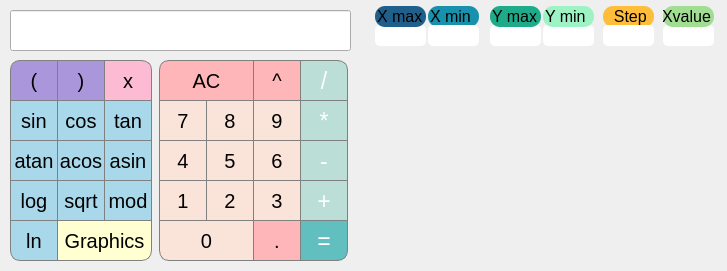
<?xml version="1.0" encoding="UTF-8"?>
<ui version="4.0">
 <class>MainWindow</class>
 <widget class="QMainWindow" name="MainWindow">
  <property name="geometry">
   <rect>
    <x>0</x>
    <y>0</y>
    <width>727</width>
    <height>271</height>
   </rect>
  </property>
  <property name="windowTitle">
   <string>MainWindow</string>
  </property>
  <widget class="QWidget" name="centralwidget">
   <widget class="QLineEdit" name="result">
    <property name="geometry">
     <rect>calculation
      <x>10</x>
      <y>10</y>
      <width>341</width>
      <height>41</height>
     </rect>
    </property>
    <property name="font">
     <font>
      <pointsize>20</pointsize>
     </font>
    </property>
    <property name="layoutDirection">
     <enum>Qt::RightToLeft</enum>
    </property>
    <property name="styleSheet">
     <string notr="true">QLineEdit#lineEdit {
  border-top-right-radius: 10px;
  border-top-left-radius: 10px;
  border-bottom-left-radius: 10px;
  border-bottom-right-radius: 10px;
  
}
</string>
    </property>
    <property name="text">
     <string/>
    </property>
   </widget>
   <widget class="QPushButton" name="pushButton_degree">
    <property name="geometry">
     <rect>
      <x>253</x>
      <y>60</y>
      <width>48</width>
      <height>41</height>
     </rect>
    </property>
    <property name="font">
     <font>
      <pointsize>15</pointsize>
     </font>
    </property>
    <property name="autoFillBackground">
     <bool>false</bool>
    </property>
    <property name="styleSheet">
     <string notr="true">QPushButton {
  background-color: rgb(255, 182, 185);
  border: 1px solid gray;
  color: black
}
QPushButton:pressed {
    background-color: qlineargradient(x1: 0, y1: 0, x2: 0, y2: 1,
                                      stop: 0 #dadbde, stop: 1 #990066);
}</string>
    </property>
    <property name="text">
     <string>^</string>
    </property>
    <property name="default">
     <bool>false</bool>
    </property>
   </widget>
   <widget class="QPushButton" name="pushButton_AC">
    <property name="geometry">
     <rect>
      <x>159</x>
      <y>60</y>
      <width>95</width>
      <height>41</height>
     </rect>
    </property>
    <property name="font">
     <font>
      <pointsize>15</pointsize>
      <italic>false</italic>
      <bold>false</bold>
      <underline>false</underline>
      <strikeout>false</strikeout>
     </font>
    </property>
    <property name="autoFillBackground">
     <bool>false</bool>
    </property>
    <property name="styleSheet">
     <string notr="true">QPushButton {
  background-color: rgb(255, 182, 185);
  border: 1px solid gray;
  border-top-left-radius: 10px;
  color: black
}
QPushButton:pressed {
    background-color: qlineargradient(x1: 0, y1: 0, x2: 0, y2: 1,
                                      stop: 0 #dadbde, stop: 1 #990066);
}</string>
    </property>
    <property name="text">
     <string>AC</string>
    </property>
    <property name="default">
     <bool>false</bool>
    </property>
   </widget>
   <widget class="QPushButton" name="pushButton_9">
    <property name="geometry">
     <rect>
      <x>253</x>
      <y>100</y>
      <width>48</width>
      <height>41</height>
     </rect>
    </property>
    <property name="font">
     <font>
      <pointsize>15</pointsize>
     </font>
    </property>
    <property name="autoFillBackground">
     <bool>false</bool>
    </property>
    <property name="styleSheet">
     <string notr="true">QPushButton {
  background-color: rgb(250, 227, 217);
  color: black; 
  border: 1px solid gray;
}

QPushButton:pressed {
    background-color: qlineargradient(x1: 0, y1: 0, x2: 0, y2: 1,
                                      stop: 0 #dadbde, stop: 1 #990066);
}</string>
    </property>
    <property name="text">
     <string>9</string>
    </property>
    <property name="default">
     <bool>false</bool>
    </property>
   </widget>
   <widget class="QPushButton" name="pushButton_multiply">
    <property name="geometry">
     <rect>
      <x>300</x>
      <y>100</y>
      <width>48</width>
      <height>41</height>
     </rect>
    </property>
    <property name="font">
     <font>
      <pointsize>17</pointsize>
     </font>
    </property>
    <property name="autoFillBackground">
     <bool>false</bool>
    </property>
    <property name="styleSheet">
     <string notr="true">QPushButton {
  background-color: rgb(187, 222, 214);
  color: white; 
  border: 1px solid gray;
}

QPushButton:pressed {
    background-color: qlineargradient(x1: 0, y1: 0, x2: 0, y2: 1,
                                      stop: 0 #dadbde, stop: 1 #990066);
}</string>
    </property>
    <property name="text">
     <string>*</string>
    </property>
    <property name="default">
     <bool>false</bool>
    </property>
   </widget>
   <widget class="QPushButton" name="pushButton_8">
    <property name="geometry">
     <rect>
      <x>206</x>
      <y>100</y>
      <width>48</width>
      <height>41</height>
     </rect>
    </property>
    <property name="font">
     <font>
      <pointsize>15</pointsize>
     </font>
    </property>
    <property name="autoFillBackground">
     <bool>false</bool>
    </property>
    <property name="styleSheet">
     <string notr="true">QPushButton {
  background-color: rgb(250, 227, 217);
  color: black; 
  border: 1px solid gray;
}

QPushButton:pressed {
    background-color: qlineargradient(x1: 0, y1: 0, x2: 0, y2: 1,
                                      stop: 0 #dadbde, stop: 1 #990066);
}</string>
    </property>
    <property name="text">
     <string>8</string>
    </property>
    <property name="default">
     <bool>false</bool>
    </property>
   </widget>
   <widget class="QPushButton" name="pushButton_7">
    <property name="geometry">
     <rect>
      <x>159</x>
      <y>100</y>
      <width>48</width>
      <height>41</height>
     </rect>
    </property>
    <property name="font">
     <font>
      <pointsize>15</pointsize>
     </font>
    </property>
    <property name="autoFillBackground">
     <bool>false</bool>
    </property>
    <property name="styleSheet">
     <string notr="true">QPushButton {
  background-color: rgb(250, 227, 217);
  color: black; 
  border: 1px solid gray;
}

QPushButton:pressed {
    background-color: qlineargradient(x1: 0, y1: 0, x2: 0, y2: 1,
                                      stop: 0 #dadbde, stop: 1 #990066);
}</string>
    </property>
    <property name="text">
     <string>7</string>
    </property>
    <property name="default">
     <bool>false</bool>
    </property>
   </widget>
   <widget class="QPushButton" name="pushButton_subtracting">
    <property name="geometry">
     <rect>
      <x>300</x>
      <y>140</y>
      <width>48</width>
      <height>41</height>
     </rect>
    </property>
    <property name="font">
     <font>
      <pointsize>17</pointsize>
     </font>
    </property>
    <property name="autoFillBackground">
     <bool>false</bool>
    </property>
    <property name="styleSheet">
     <string notr="true">QPushButton {
  background-color: rgb(187, 222, 214);
  color: white; 
  border: 1px solid gray;
}

QPushButton:pressed {
    background-color: qlineargradient(x1: 0, y1: 0, x2: 0, y2: 1,
                                      stop: 0 #dadbde, stop: 1 #990066);
}</string>
    </property>
    <property name="text">
     <string>-</string>
    </property>
    <property name="default">
     <bool>false</bool>
    </property>
   </widget>
   <widget class="QPushButton" name="pushButton_6">
    <property name="geometry">
     <rect>
      <x>253</x>
      <y>140</y>
      <width>48</width>
      <height>41</height>
     </rect>
    </property>
    <property name="font">
     <font>
      <pointsize>15</pointsize>
     </font>
    </property>
    <property name="autoFillBackground">
     <bool>false</bool>
    </property>
    <property name="styleSheet">
     <string notr="true">QPushButton {
  background-color: rgb(250, 227, 217);
  color: black; 
  border: 1px solid gray;
}

QPushButton:pressed {
    background-color: qlineargradient(x1: 0, y1: 0, x2: 0, y2: 1,
                                      stop: 0 #dadbde, stop: 1 #990066);
}</string>
    </property>
    <property name="text">
     <string>6</string>
    </property>
    <property name="default">
     <bool>false</bool>
    </property>
   </widget>
   <widget class="QPushButton" name="pushButton_5">
    <property name="geometry">
     <rect>
      <x>206</x>
      <y>140</y>
      <width>48</width>
      <height>41</height>
     </rect>
    </property>
    <property name="font">
     <font>
      <pointsize>15</pointsize>
     </font>
    </property>
    <property name="autoFillBackground">
     <bool>false</bool>
    </property>
    <property name="styleSheet">
     <string notr="true">QPushButton {
  background-color: rgb(250, 227, 217);
  color: black; 
  border: 1px solid gray;
}

QPushButton:pressed {
    background-color: qlineargradient(x1: 0, y1: 0, x2: 0, y2: 1,
                                      stop: 0 #dadbde, stop: 1 #990066);
}</string>
    </property>
    <property name="text">
     <string>5</string>
    </property>
    <property name="default">
     <bool>false</bool>
    </property>
   </widget>
   <widget class="QPushButton" name="pushButton_4">
    <property name="geometry">
     <rect>
      <x>159</x>
      <y>140</y>
      <width>48</width>
      <height>41</height>
     </rect>
    </property>
    <property name="font">
     <font>
      <pointsize>15</pointsize>
     </font>
    </property>
    <property name="autoFillBackground">
     <bool>false</bool>
    </property>
    <property name="styleSheet">
     <string notr="true">QPushButton {
  background-color: rgb(250, 227, 217);
  color: black; 
  border: 1px solid gray;
}

QPushButton:pressed {
    background-color: qlineargradient(x1: 0, y1: 0, x2: 0, y2: 1,
                                      stop: 0 #dadbde, stop: 1 #990066);
}</string>
    </property>
    <property name="text">
     <string>4</string>
    </property>
    <property name="default">
     <bool>false</bool>
    </property>
   </widget>
   <widget class="QPushButton" name="pushButton_plus">
    <property name="geometry">
     <rect>
      <x>300</x>
      <y>180</y>
      <width>48</width>
      <height>41</height>
     </rect>
    </property>
    <property name="font">
     <font>
      <pointsize>17</pointsize>
     </font>
    </property>
    <property name="autoFillBackground">
     <bool>false</bool>
    </property>
    <property name="styleSheet">
     <string notr="true">QPushButton {
  background-color: rgb(187, 222, 214);
  color: white; 
  border: 1px solid gray;
}

QPushButton:pressed {
    background-color: qlineargradient(x1: 0, y1: 0, x2: 0, y2: 1,
                                      stop: 0 #dadbde, stop: 1 #990066);
}</string>
    </property>
    <property name="text">
     <string>+</string>
    </property>
    <property name="default">
     <bool>false</bool>
    </property>
   </widget>
   <widget class="QPushButton" name="pushButton_3">
    <property name="geometry">
     <rect>
      <x>253</x>
      <y>180</y>
      <width>48</width>
      <height>41</height>
     </rect>
    </property>
    <property name="font">
     <font>
      <pointsize>15</pointsize>
     </font>
    </property>
    <property name="autoFillBackground">
     <bool>false</bool>
    </property>
    <property name="styleSheet">
     <string notr="true">QPushButton {
  background-color: rgb(250, 227, 217);
  color: black; 
  border: 1px solid gray;
}

QPushButton:pressed {
    background-color: qlineargradient(x1: 0, y1: 0, x2: 0, y2: 1,
                                      stop: 0 #dadbde, stop: 1 #990066);
}</string>
    </property>
    <property name="text">
     <string>3</string>
    </property>
    <property name="default">
     <bool>false</bool>
    </property>
   </widget>
   <widget class="QPushButton" name="pushButton_2">
    <property name="geometry">
     <rect>
      <x>206</x>
      <y>180</y>
      <width>48</width>
      <height>41</height>
     </rect>
    </property>
    <property name="font">
     <font>
      <pointsize>15</pointsize>
     </font>
    </property>
    <property name="autoFillBackground">
     <bool>false</bool>
    </property>
    <property name="styleSheet">
     <string notr="true">QPushButton {
  background-color: rgb(250, 227, 217);
  color: black; 
  border: 1px solid gray;
}

QPushButton:pressed {
    background-color: qlineargradient(x1: 0, y1: 0, x2: 0, y2: 1,
                                      stop: 0 #dadbde, stop: 1 #990066);
}</string>
    </property>
    <property name="text">
     <string>2</string>
    </property>
    <property name="default">
     <bool>false</bool>
    </property>
   </widget>
   <widget class="QPushButton" name="pushButton_1">
    <property name="geometry">
     <rect>
      <x>159</x>
      <y>180</y>
      <width>48</width>
      <height>41</height>
     </rect>
    </property>
    <property name="font">
     <font>
      <pointsize>15</pointsize>
      <italic>false</italic>
      <bold>false</bold>
      <kerning>true</kerning>
     </font>
    </property>
    <property name="autoFillBackground">
     <bool>false</bool>
    </property>
    <property name="styleSheet">
     <string notr="true">QPushButton {
  background-color: rgb(250, 227, 217);
  color: black; 
  border: 1px solid gray;
}

QPushButton:pressed {
    background-color: qlineargradient(x1: 0, y1: 0, x2: 0, y2: 1,
                                      stop: 0 #dadbde, stop: 1 #990066);
}</string>
    </property>
    <property name="text">
     <string>1</string>
    </property>
    <property name="default">
     <bool>false</bool>
    </property>
   </widget>
   <widget class="QPushButton" name="pushButton_answer">
    <property name="geometry">
     <rect>
      <x>300</x>
      <y>220</y>
      <width>48</width>
      <height>41</height>
     </rect>
    </property>
    <property name="font">
     <font>
      <pointsize>17</pointsize>
     </font>
    </property>
    <property name="autoFillBackground">
     <bool>false</bool>
    </property>
    <property name="styleSheet">
     <string notr="true">QPushButton {
  background-color: rgb(97, 192, 191);
  color: white; 
  border: 1px solid gray;
  border-bottom-right-radius: 10px;
}

QPushButton:pressed {
    background-color: qlineargradient(x1: 0, y1: 0, x2: 0, y2: 1,
                                      stop: 0 #dadbde, stop: 1 #990066);
}</string>
    </property>
    <property name="text">
     <string>=</string>
    </property>
    <property name="default">
     <bool>false</bool>
    </property>
   </widget>
   <widget class="QPushButton" name="pushButton_dot">
    <property name="geometry">
     <rect>
      <x>253</x>
      <y>220</y>
      <width>48</width>
      <height>41</height>
     </rect>
    </property>
    <property name="font">
     <font>
      <pointsize>15</pointsize>
     </font>
    </property>
    <property name="autoFillBackground">
     <bool>false</bool>
    </property>
    <property name="styleSheet">
     <string notr="true">QPushButton {
  background-color: rgb(255, 182, 185);
  border: 1px solid gray;
  color: black
}
QPushButton:pressed {
    background-color: qlineargradient(x1: 0, y1: 0, x2: 0, y2: 1,
                                      stop: 0 #dadbde, stop: 1 #990066);
}</string>
    </property>
    <property name="text">
     <string>.</string>
    </property>
    <property name="default">
     <bool>false</bool>
    </property>
   </widget>
   <widget class="QPushButton" name="pushButton_0">
    <property name="geometry">
     <rect>
      <x>159</x>
      <y>220</y>
      <width>95</width>
      <height>41</height>
     </rect>
    </property>
    <property name="font">
     <font>
      <pointsize>15</pointsize>
     </font>
    </property>
    <property name="autoFillBackground">
     <bool>false</bool>
    </property>
    <property name="styleSheet">
     <string notr="true">QPushButton {
  background-color:rgb(250, 227, 217);
  color: black; 
  border: 1px solid gray;
  border-bottom-left-radius: 10px;
}

QPushButton:pressed {
    background-color: qlineargradient(x1: 0, y1: 0, x2: 0, y2: 1,
                                      stop: 0 #dadbde, stop: 1 #990066);
}</string>
    </property>
    <property name="text">
     <string>0</string>
    </property>
    <property name="default">
     <bool>false</bool>
    </property>
   </widget>
   <widget class="QPushButton" name="pushButton_atan">
    <property name="geometry">
     <rect>
      <x>10</x>
      <y>140</y>
      <width>48</width>
      <height>41</height>
     </rect>
    </property>
    <property name="font">
     <font>
      <pointsize>15</pointsize>
     </font>
    </property>
    <property name="autoFillBackground">
     <bool>false</bool>
    </property>
    <property name="styleSheet">
     <string notr="true">QPushButton {
  background-color: rgb(168, 216, 234);
  border: 1px solid gray;
  color: black
}

QPushButton:pressed {
    background-color: qlineargradient(x1: 0, y1: 0, x2: 0, y2: 1,
                                      stop: 0 #dadbde, stop: 1 #990066);
}</string>
    </property>
    <property name="text">
     <string>atan</string>
    </property>
    <property name="default">
     <bool>false</bool>
    </property>
   </widget>
   <widget class="QPushButton" name="pushButton_sin">
    <property name="geometry">
     <rect>
      <x>10</x>
      <y>100</y>
      <width>48</width>
      <height>41</height>
     </rect>
    </property>
    <property name="font">
     <font>
      <pointsize>15</pointsize>
     </font>
    </property>
    <property name="autoFillBackground">
     <bool>false</bool>
    </property>
    <property name="styleSheet">
     <string notr="true">QPushButton {
  background-color: rgb(168, 216, 234);
  border: 1px solid gray;
  color: black
}

QPushButton:pressed {
    background-color: qlineargradient(x1: 0, y1: 0, x2: 0, y2: 1,
                                      stop: 0 #dadbde, stop: 1 #990066);
}</string>
    </property>
    <property name="text">
     <string>sin</string>
    </property>
    <property name="default">
     <bool>false</bool>
    </property>
   </widget>
   <widget class="QPushButton" name="pushButton_log">
    <property name="geometry">
     <rect>
      <x>10</x>
      <y>180</y>
      <width>48</width>
      <height>41</height>
     </rect>
    </property>
    <property name="font">
     <font>
      <pointsize>15</pointsize>
      <italic>false</italic>
      <bold>false</bold>
      <kerning>true</kerning>
     </font>
    </property>
    <property name="autoFillBackground">
     <bool>false</bool>
    </property>
    <property name="styleSheet">
     <string notr="true">QPushButton {
  background-color: rgb(168, 216, 234);
  border: 1px solid gray;
  color: black
}

QPushButton:pressed {
    background-color: qlineargradient(x1: 0, y1: 0, x2: 0, y2: 1,
                                      stop: 0 #dadbde, stop: 1 #990066);
}</string>
    </property>
    <property name="text">
     <string>log</string>
    </property>
    <property name="default">
     <bool>false</bool>
    </property>
   </widget>
   <widget class="QPushButton" name="pushButton_sqrt">
    <property name="geometry">
     <rect>
      <x>57</x>
      <y>180</y>
      <width>48</width>
      <height>41</height>
     </rect>
    </property>
    <property name="font">
     <font>
      <pointsize>15</pointsize>
     </font>
    </property>
    <property name="autoFillBackground">
     <bool>false</bool>
    </property>
    <property name="styleSheet">
     <string notr="true">QPushButton {
  background-color:rgb(168, 216, 234);
  border: 1px solid gray;
  color: black
}

QPushButton:pressed {
    background-color: qlineargradient(x1: 0, y1: 0, x2: 0, y2: 1,
                                      stop: 0 #dadbde, stop: 1 #990066);
}</string>
    </property>
    <property name="text">
     <string>sqrt</string>
    </property>
    <property name="default">
     <bool>false</bool>
    </property>
   </widget>
   <widget class="QPushButton" name="pushButton_tan">
    <property name="geometry">
     <rect>
      <x>104</x>
      <y>100</y>
      <width>48</width>
      <height>41</height>
     </rect>
    </property>
    <property name="font">
     <font>
      <pointsize>15</pointsize>
     </font>
    </property>
    <property name="autoFillBackground">
     <bool>false</bool>
    </property>
    <property name="styleSheet">
     <string notr="true">QPushButton {
  background-color: rgb(168, 216, 234);
  border: 1px solid gray;
  color: black
}

QPushButton:pressed {
    background-color: qlineargradient(x1: 0, y1: 0, x2: 0, y2: 1,
                                      stop: 0 #dadbde, stop: 1 #990066);
}</string>
    </property>
    <property name="text">
     <string>tan</string>
    </property>
    <property name="default">
     <bool>false</bool>
    </property>
   </widget>
   <widget class="QPushButton" name="pushButton_rightBracket">
    <property name="geometry">
     <rect>
      <x>57</x>
      <y>60</y>
      <width>48</width>
      <height>41</height>
     </rect>
    </property>
    <property name="font">
     <font>
      <pointsize>15</pointsize>
     </font>
    </property>
    <property name="autoFillBackground">
     <bool>false</bool>
    </property>
    <property name="styleSheet">
     <string notr="true">QPushButton {
  background-color: rgb(170, 150, 218);
  border: 1px solid gray;
  color: black;
}
QPushButton:pressed {
    background-color: qlineargradient(x1: 0, y1: 0, x2: 0, y2: 1,
                                      stop: 0 #dadbde, stop: 1 #990066);
}</string>
    </property>
    <property name="text">
     <string>)</string>
    </property>
    <property name="default">
     <bool>false</bool>
    </property>
   </widget>
   <widget class="QPushButton" name="pushButton_cos">
    <property name="geometry">
     <rect>
      <x>57</x>
      <y>100</y>
      <width>48</width>
      <height>41</height>
     </rect>
    </property>
    <property name="font">
     <font>
      <pointsize>15</pointsize>
     </font>
    </property>
    <property name="autoFillBackground">
     <bool>false</bool>
    </property>
    <property name="styleSheet">
     <string notr="true">QPushButton {
  background-color: rgb(168, 216, 234);
  border: 1px solid gray;
  color: black
}

QPushButton:pressed {
    background-color: qlineargradient(x1: 0, y1: 0, x2: 0, y2: 1,
                                      stop: 0 #dadbde, stop: 1 #990066);
}</string>
    </property>
    <property name="text">
     <string>cos</string>
    </property>
    <property name="default">
     <bool>false</bool>
    </property>
   </widget>
   <widget class="QPushButton" name="pushButton_asin">
    <property name="geometry">
     <rect>
      <x>104</x>
      <y>140</y>
      <width>48</width>
      <height>41</height>
     </rect>
    </property>
    <property name="font">
     <font>
      <pointsize>15</pointsize>
     </font>
    </property>
    <property name="autoFillBackground">
     <bool>false</bool>
    </property>
    <property name="styleSheet">
     <string notr="true">QPushButton {
  background-color: rgb(168, 216, 234);
  border: 1px solid gray;
  color: black
}

QPushButton:pressed {
    background-color: qlineargradient(x1: 0, y1: 0, x2: 0, y2: 1,
                                      stop: 0 #dadbde, stop: 1 #990066);
}</string>
    </property>
    <property name="text">
     <string>asin</string>
    </property>
    <property name="default">
     <bool>false</bool>
    </property>
   </widget>
   <widget class="QPushButton" name="pushButton_acos">
    <property name="geometry">
     <rect>
      <x>57</x>
      <y>140</y>
      <width>48</width>
      <height>41</height>
     </rect>
    </property>
    <property name="font">
     <font>
      <pointsize>15</pointsize>
     </font>
    </property>
    <property name="autoFillBackground">
     <bool>false</bool>
    </property>
    <property name="styleSheet">
     <string notr="true">QPushButton {
  background-color: rgb(168, 216, 234);
  border: 1px solid gray;
  color: black
}

QPushButton:pressed {
    background-color: qlineargradient(x1: 0, y1: 0, x2: 0, y2: 1,
                                      stop: 0 #dadbde, stop: 1 #990066);
}</string>
    </property>
    <property name="text">
     <string>acos</string>
    </property>
    <property name="default">
     <bool>false</bool>
    </property>
   </widget>
   <widget class="QPushButton" name="pushButton_mod">
    <property name="geometry">
     <rect>
      <x>104</x>
      <y>180</y>
      <width>48</width>
      <height>41</height>
     </rect>
    </property>
    <property name="font">
     <font>
      <pointsize>15</pointsize>
     </font>
    </property>
    <property name="autoFillBackground">
     <bool>false</bool>
    </property>
    <property name="styleSheet">
     <string notr="true">QPushButton {
  background-color: rgb(168, 216, 234);
  border: 1px solid gray;
  color: black
}
QPushButton:pressed {
    background-color: qlineargradient(x1: 0, y1: 0, x2: 0, y2: 1,
                                      stop: 0 #dadbde, stop: 1 #990066);
}</string>
    </property>
    <property name="text">
     <string>mod</string>
    </property>
    <property name="default">
     <bool>false</bool>
    </property>
   </widget>
   <widget class="QPushButton" name="pushButton_Graphics">
    <property name="geometry">
     <rect>
      <x>57</x>
      <y>220</y>
      <width>95</width>
      <height>41</height>
     </rect>
    </property>
    <property name="font">
     <font>
      <pointsize>15</pointsize>
     </font>
    </property>
    <property name="autoFillBackground">
     <bool>false</bool>
    </property>
    <property name="styleSheet">
     <string notr="true">QPushButton {
  background-color: rgb(255, 255, 210);
  border: 1px solid gray;
  border-bottom-right-radius: 10px;
  color: black
}
QPushButton:pressed {
    background-color: qlineargradient(x1: 0, y1: 0, x2: 0, y2: 1,
                                      stop: 0 #dadbde, stop: 1 #990066);
}</string>
    </property>
    <property name="text">
     <string>Graphics</string>
    </property>
    <property name="default">
     <bool>false</bool>
    </property>
   </widget>
   <widget class="QPushButton" name="pushButton_ln">
    <property name="geometry">
     <rect>
      <x>10</x>
      <y>220</y>
      <width>48</width>
      <height>41</height>
     </rect>
    </property>
    <property name="font">
     <font>
      <pointsize>15</pointsize>
     </font>
    </property>
    <property name="autoFillBackground">
     <bool>false</bool>
    </property>
    <property name="styleSheet">
     <string notr="true">QPushButton {
  background-color: rgb(168, 216, 234);
  border: 1px solid gray;
  border-bottom-left-radius: 10px;
  color: black
}

QPushButton:pressed {
    background-color: qlineargradient(x1: 0, y1: 0, x2: 0, y2: 1,
                                      stop: 0 #dadbde, stop: 1 #990066);
}</string>
    </property>
    <property name="text">
     <string>ln</string>
    </property>
    <property name="default">
     <bool>false</bool>
    </property>
   </widget>
   <widget class="QPushButton" name="pushButton_x">
    <property name="geometry">
     <rect>
      <x>104</x>
      <y>60</y>
      <width>48</width>
      <height>41</height>
     </rect>
    </property>
    <property name="font">
     <font>
      <pointsize>15</pointsize>
     </font>
    </property>
    <property name="autoFillBackground">
     <bool>false</bool>
    </property>
    <property name="styleSheet">
     <string notr="true">QPushButton {
  background-color: rgb(252, 186, 211);
  border: 1px solid gray;
  border-top-right-radius: 10px;
  color: black
}
QPushButton:pressed {
    background-color: qlineargradient(x1: 0, y1: 0, x2: 0, y2: 1,
                                      stop: 0 #dadbde, stop: 1 #990066);
}</string>
    </property>
    <property name="text">
     <string>x</string>
    </property>
    <property name="default">
     <bool>false</bool>
    </property>
   </widget>
   <widget class="QPushButton" name="pushButton_leftBracket">
    <property name="geometry">
     <rect>
      <x>10</x>
      <y>60</y>
      <width>48</width>
      <height>41</height>
     </rect>
    </property>
    <property name="font">
     <font>
      <pointsize>15</pointsize>
     </font>
    </property>
    <property name="autoFillBackground">
     <bool>false</bool>
    </property>
    <property name="styleSheet">
     <string notr="true">QPushButton {
  background-color: rgb(170, 150, 218);
  border: 1px solid gray;
  border-top-left-radius: 10px;
  color: black
}
QPushButton:pressed {
    background-color: qlineargradient(x1: 0, y1: 0, x2: 0, y2: 1,
                                      stop: 0 #dadbde, stop: 1 #990066);
}</string>
    </property>
    <property name="text">
     <string>(</string>
    </property>
    <property name="default">
     <bool>false</bool>
    </property>
   </widget>
   <widget class="QPushButton" name="pushButton_division">
    <property name="geometry">
     <rect>
      <x>300</x>
      <y>60</y>
      <width>48</width>
      <height>41</height>
     </rect>
    </property>
    <property name="font">
     <font>
      <pointsize>17</pointsize>
     </font>
    </property>
    <property name="autoFillBackground">
     <bool>false</bool>
    </property>
    <property name="styleSheet">
     <string notr="true">QPushButton {
  background-color: rgb(187, 222, 214);
  color: white; 
  border: 1px solid gray;
  border-top-right-radius: 10px;
}

QPushButton:pressed {
    background-color: qlineargradient(x1: 0, y1: 0, x2: 0, y2: 1,
                                      stop: 0 #dadbde, stop: 1 #990066);
}</string>
    </property>
    <property name="text">
     <string>/</string>
    </property>
    <property name="default">
     <bool>false</bool>
    </property>
   </widget>
   <widget class="QCustomPlot" name="widget" native="true">
    <property name="geometry">
     <rect>
      <x>375</x>
      <y>57</y>
      <width>339</width>
      <height>201</height>
     </rect>
    </property>
    <property name="styleSheet">
     <string notr="true"/>
    </property>
   </widget>
   <widget class="QLineEdit" name="lineEdit_xMax">
    <property name="geometry">
     <rect>
      <x>375</x> 
      <y>25</y>
      <width>51</width>
      <height>21</height>
     </rect>
    </property>
    <property name="styleSheet">
     <string notr="true">  border-top-right-radius: 5px;
  border-top-left-radius: 5px;
  border-bottom-left-radius: 5px;
  border-bottom-right-radius: 5px;</string>
    </property>
   </widget>
   <widget class="QLineEdit" name="lineText_xMax">
    <property name="enabled">
     <bool>true</bool>
    </property>
    <property name="geometry">
     <rect>
      <x>375</x>
      <y>6</y>
      <width>51</width>
      <height>21</height>
     </rect>
    </property>
    <property name="font">
     <font>
      <pointsize>12</pointsize>
      <kerning>true</kerning>
     </font>
    </property>
    <property name="styleSheet">
     <string notr="true">background-color: rgba(31, 95, 139, 1.000);
  border-top-right-radius: 10px;
  border-top-left-radius: 10px;
  border-bottom-left-radius: 10px;
  border-bottom-right-radius: 10px;</string>
    </property>
    <property name="text">
     <string>X max</string>
    </property>
   </widget>
   <widget class="QLineEdit" name="lineText_xMin">
    <property name="enabled">
     <bool>true</bool>
    </property>
    <property name="geometry">
     <rect>
      <x>428</x>
      <y>6</y>
      <width>51</width>
      <height>21</height>
     </rect>
    </property>
    <property name="font">
     <font>
      <pointsize>12</pointsize>
      <kerning>true</kerning>
     </font>
    </property>
    <property name="styleSheet">
     <string notr="true">background-color: rgba(24, 145, 172, 1.000);
  border-top-right-radius: 10px;
  border-top-left-radius: 10px;
  border-bottom-left-radius: 10px;
  border-bottom-right-radius: 10px;</string>
    </property>
    <property name="text">
     <string>X min</string>
    </property>
   </widget>
   <widget class="QLineEdit" name="lineEdit_xMin">
    <property name="geometry">
     <rect>
      <x>428</x>
      <y>25</y>
      <width>51</width>
      <height>21</height>
     </rect>
    </property>
    <property name="styleSheet">
     <string notr="true">  border-top-right-radius: 5px;
  border-top-left-radius: 5px;
  border-bottom-left-radius: 5px;
  border-bottom-right-radius: 5px;</string>
    </property>
   </widget>
   <widget class="QLineEdit" name="lineEdit_yMin">
    <property name="geometry">
     <rect>
      <x>543</x>
      <y>25</y>
      <width>51</width>
      <height>21</height>
     </rect>
    </property>
    <property name="styleSheet">
     <string notr="true">  border-top-right-radius: 5px;
  border-top-left-radius: 5px;
  border-bottom-left-radius: 5px;
  border-bottom-right-radius: 5px;</string>
    </property>
   </widget>
   <widget class="QLineEdit" name="lineEdit_yMax">
    <property name="geometry">
     <rect>
      <x>490</x>
      <y>25</y>
      <width>51</width>
      <height>21</height>
     </rect>
    </property>
    <property name="styleSheet">
     <string notr="true">  border-top-right-radius: 5px;
  border-top-left-radius: 5px;
  border-bottom-left-radius: 5px;
  border-bottom-right-radius: 5px;</string>
    </property>
   </widget>
   <widget class="QLineEdit" name="lineText_yMin">
    <property name="enabled">
     <bool>true</bool>
    </property>
    <property name="geometry">
     <rect>
      <x>543</x>
      <y>6</y>
      <width>51</width>
      <height>21</height>
     </rect>
    </property>
    <property name="font">
     <font>
      <pointsize>12</pointsize>
      <kerning>true</kerning>
     </font>
    </property>
    <property name="styleSheet">
     <string notr="true">background-color: rgba(157, 243, 196, 1.000);
  border-top-right-radius: 10px;
  border-top-left-radius: 10px;
  border-bottom-left-radius: 10px;
  border-bottom-right-radius: 10px;</string>
    </property>
    <property name="text">
     <string>Y min</string>
    </property>
   </widget>
   <widget class="QLineEdit" name="lineText_yMax">
    <property name="enabled">
     <bool>true</bool>
    </property>
    <property name="geometry">
     <rect>
      <x>490</x>
      <y>6</y>
      <width>51</width>
      <height>21</height>
     </rect>
    </property>
    <property name="font">
     <font>
      <pointsize>12</pointsize>
      <kerning>true</kerning>
     </font>
    </property>
    <property name="styleSheet">
     <string notr="true">background-color: rgba(31, 171, 137, 1.000);
  border-top-right-radius: 10px;
  border-top-left-radius: 10px;
  border-bottom-left-radius: 10px;
  border-bottom-right-radius: 10px;</string>
    </property>
    <property name="text">
     <string>Y max</string>
    </property>
   </widget>
   <widget class="QLineEdit" name="lineText_step">
    <property name="enabled">
     <bool>true</bool>
    </property>
    <property name="geometry">
     <rect>
      <x>603</x>
      <y>6</y>
      <width>51</width>
      <height>21</height>
     </rect>
    </property>
    <property name="font">
     <font>
      <pointsize>12</pointsize>
      <kerning>true</kerning>
     </font>
    </property>
    <property name="styleSheet">
     <string notr="true">background-color: rgba(255, 189, 57, 1.000);
  border-top-right-radius: 10px;
  border-top-left-radius: 10px;
  border-bottom-left-radius: 10px;
  border-bottom-right-radius: 10px;</string>
    </property>
    <property name="text">
     <string>  Step</string>
    </property>
   </widget>
   <widget class="QLineEdit" name="lineEdit_step">
    <property name="geometry">
     <rect>
      <x>603</x>
      <y>25</y>
      <width>51</width>
      <height>21</height>
     </rect>
    </property>
    <property name="styleSheet">
     <string notr="true">  border-top-right-radius: 5px;
  border-top-left-radius: 5px;
  border-bottom-left-radius: 5px;
  border-bottom-right-radius: 5px;</string>
    </property>
   </widget>
   <widget class="QLineEdit" name="lineEdit_xValue">
    <property name="geometry">
     <rect>
      <x>663</x>
      <y>25</y>
      <width>51</width>
      <height>21</height>
     </rect>
    </property>
    <property name="styleSheet">
     <string notr="true">  border-top-right-radius: 5px;
  border-top-left-radius: 5px;
  border-bottom-left-radius: 5px;
  border-bottom-right-radius: 5px;</string>
    </property>
   </widget>
   <widget class="QLineEdit" name="lineText_xValue">
    <property name="enabled">
     <bool>true</bool>
    </property>
    <property name="geometry">
     <rect>
      <x>663</x>
      <y>6</y>
      <width>51</width>
      <height>21</height>
     </rect>
    </property>
    <property name="font">
     <font>
      <pointsize>12</pointsize>
      <kerning>true</kerning>
     </font>
    </property>
    <property name="styleSheet">
     <string notr="true">background-color: rgba(161, 222, 147, 1.000);
  border-top-right-radius: 10px;
  border-top-left-radius: 10px;
  border-bottom-left-radius: 10px;
  border-bottom-right-radius: 10px;</string>
    </property>
    <property name="text">
     <string>Xvalue</string>
    </property>
   </widget>
  </widget>
 </widget>
 <customwidgets>
  <customwidget>
   <class>QCustomPlot</class>
   <extends>QWidget</extends>
   <header>qcustomplot.h</header>
   <container>1</container>
  </customwidget>
 </customwidgets>
 <resources/>
 <connections/>
</ui>
